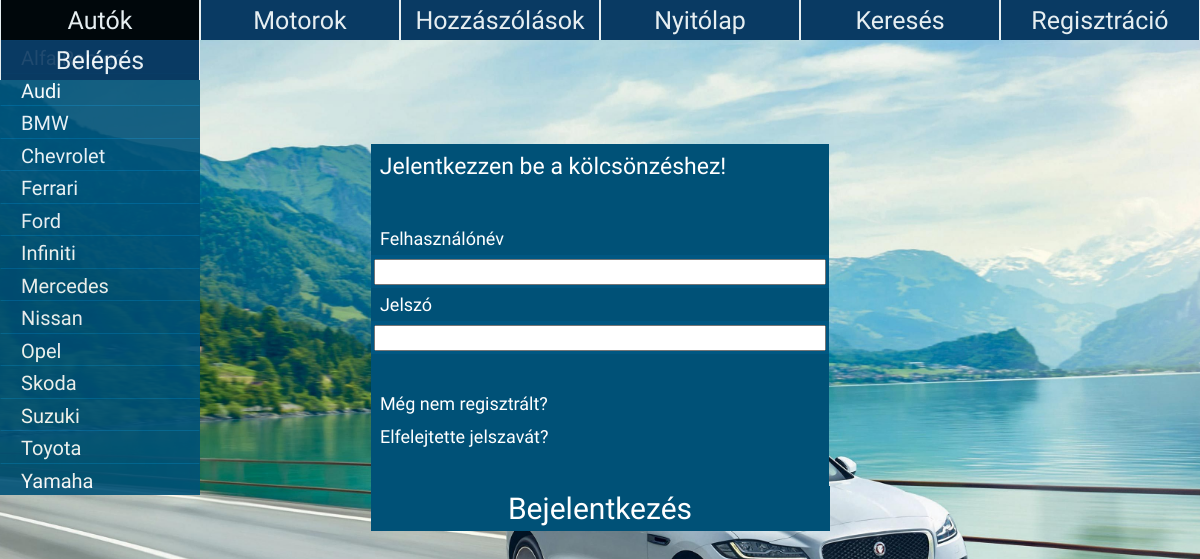
Before: /belepes.php with the older database file.
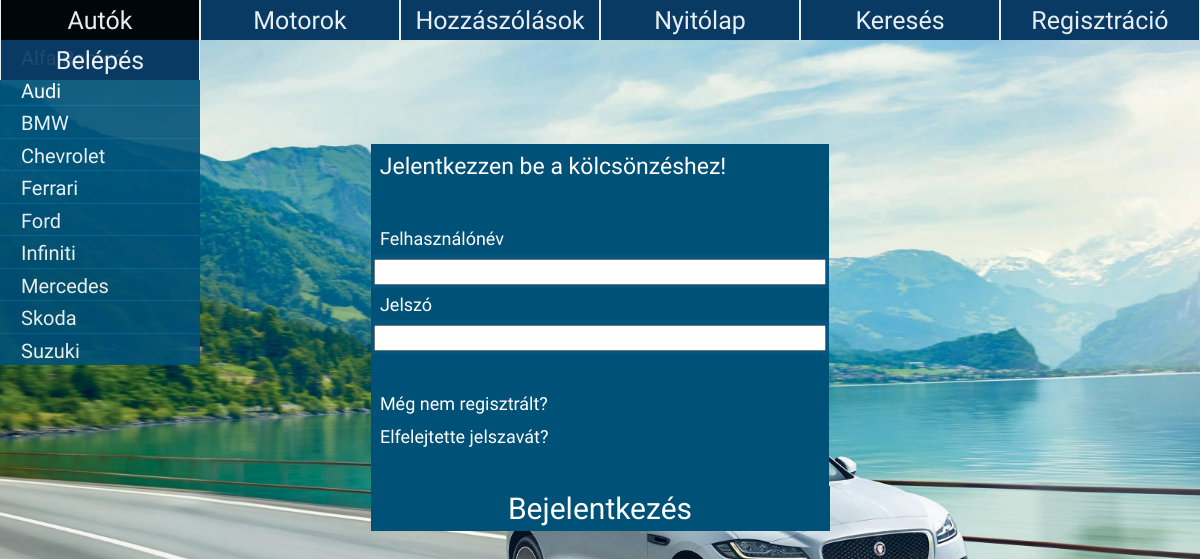
After: the same page with the newer database file.
### tables this page shows
CREATE TABLE `automarka` (
  `id` varchar(60) NOT NULL
);

### connection.php (called while the page is built)
<?php
	$conn = mysqli_connect("localhost", "root", "") or die("Failed to connect");
	if ( false == mysqli_select_db($conn, "jarmuadatbazis" )  ) {
		return null;
	}
	else{
		mysqli_query($conn, 'SET NAMES UTF-8');
		mysqli_query($conn, 'SET character_set_results=utf8');
		mysqli_set_charset($conn, 'utf8');
		return $conn;
	}
?>

### controller.php (called while the page is built, shortened)
<?php
class Controller{
	public function ListCars() {
		include('connection.php');
		$result = mysqli_query( $conn,"SELECT automarka.id from automarka order by automarka.id ASC;");
		return $result;
	}
	public function ListMotors() {
		include('connection.php');
		$result = mysqli_query( $conn,"SELECT motormarka.id from motormarka order by motormarka.id ASC;");
		return $result;
	}
}
?>

### belepes.php (the view, shortened to what this page needs)
<?php
	include('connection.php');
	include('controller.php');
?>
<html>
		<link rel = "stylesheet" href = "style.css"/>
	<head>
	</head>
		<body id = "bgStyle">
				<div id = "container">
				<ul id = "menu">
					<li>
						<a href="autok.php">Autók</a>
						<div>
							<?php
								$AllCars = new Cars();
								$AllCars->ListCars();
								$listCars = $AllCars->ListCars();
								while($getCars = mysqli_fetch_assoc($listCars)){
										echo '<form method = "POST" action = "autok.php" enctype = "multipart/form-data" name = "login_index">
											<input type = "submit" value = "'.$getCars['id'].'" name = "click_on_car" />
										</form>';
								}
							?>
						</div>
					</li>
					<li>
						<a href="motorok.php">Motorok</a>
					</li>
					<li>
						<a href="hozzaszolasok.php">Hozzászólások</a>
					</li>
					<li><a href="index.php">Nyitólap</a></li>
					<li><a href="kereses.php">Keresés</a></li>
					<li><a href="regisztracio.php">Regisztráció</a></li>
					<li><a href="belepes.php">Belépés</a></li>
				</ul>
			</div>
			<div align = "center">
				<form method = "POST" action = "belepes.php" enctype = "multipart/form-data" name = "login">
					<table align = "center" width = "38.2%" id = "styleofwords" border = "0px" cellpadding = "0" cellspacing = "0"
					style = "border-radius: 22 22 0 0;">
						<tr>
							<td height = "33px" id = "styleofwords2a"><font id = "styleofwords2a">Jelentkezzen be a kölcsönzéshez!</font></td>
						</tr>
						<tr>
							<td height = "33px" id = "styleofwords2"><font id = "styleofwords2"></font></td>
						</tr>
						<tr>
							<td height = "33px" id = "styleofwords2"><font id = "styleofwords2">Felhasználónév</font></td>
						</tr>
						<tr>
							<td height = "33px" id = "styleofwords9"><input type = "text" style="height:26px; width: 100%;" name = "login_felh" size = "45" required /></td>
						</tr>
						<tr>
							<td height = "33px" id = "styleofwords2"><font id = "styleofwords2">Jelszó</font></td>
						</tr>
						<tr>
							<td height = "33px" id = "styleofwords9"><input type = "password" style="height:26px; width: 100%;" name = "login_jelszo" size = "45" required /></td>
						</tr>
						<tr>
							<td height = "33px" id = "styleofwords2"><font id = "styleofwords2"></font></td>
						</tr>
						<tr>
							<td height = "33px" id = "styleofwords2"><font id = "styleofwords2"><a href = "regisztracio.php" id = "styleofword2"
							style = "text-decoration: none; text-color: white;"><font size = "4" color = "#ffffff">Még nem regisztrált?</a></font></td>
						</tr>
						<tr>
							<td height = "33px" id = "styleofwords2"><font id = "styleofwords2"><a href = "regisztracio.php" id = "styleofword2"
							style = "text-decoration: none; text-color: white;"><font size = "4" color = "#ffffff">Elfelejtette jelszavát?</a></font></td>
						</tr>
						<tr>
							<td height = "33px" id = "styleofwords2"><font id = "styleofwords2"></font></td>
						</tr>
						</table>
						<table align = "center" width = "38.25%" id = "styleofwords" border = "0px" cellpadding = "0" cellspacing = "0">
							<tr>
								<td width = "100%"><input type = "submit" class = "input" value = "Bejelentkezés" name = "bejelentkezes" /></td>
							</tr>
						</table>
				</form>
			</div>
	</body>
</html>

Changed rows visible on the page:
removed automarka: click_on_car "Nissan"
removed automarka: click_on_car "Opel"
removed automarka: click_on_car "Toyota"
removed automarka: click_on_car "Yamaha"
